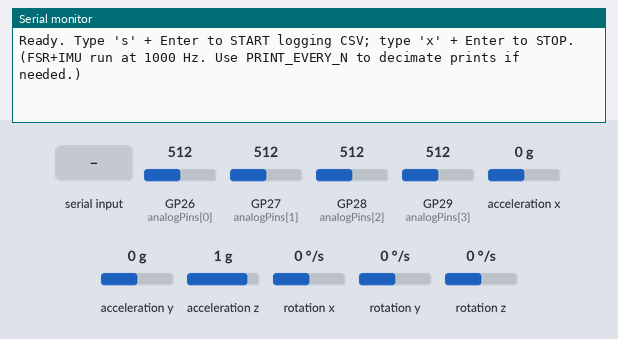
The sketch below on a simulated Raspberry Pi Pico. On the bench: the last lines printed to the serial monitor. Wiring (inferred from the names in the program): MPU-6050 motion sensor at I2C address 0x68. The test bench sets the inputs (shaded band); at power-on: acceleration x 0 g, GP26 (analogPins[0]) = 512, GP27 (analogPins[1]) = 512, GP28 (analogPins[2]) = 512, GP29 (analogPins[3]) = 512, acceleration y 0 g, acceleration z 1 g, rotation x 0 °/s, rotation y 0 °/s, rotation z 0 °/s (analog values on the 0–1023 scale).

Above: at 1.2 s.
1.3 s: "s" received over Serial
At 2.1 s:
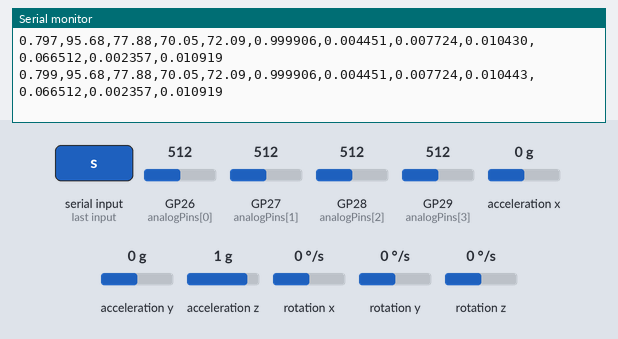
2.8 s: acceleration x set to -1.4 g
At 3.4 s:
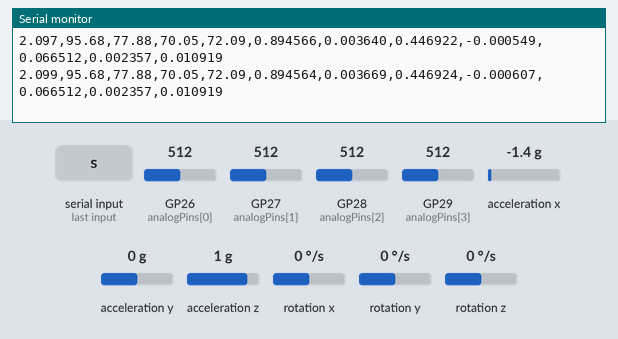
4.3 s: GP26 (analogPins[0]) set to 716
At 5.3 s:
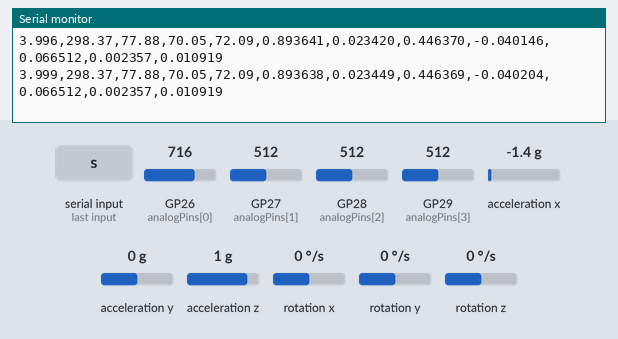
5.8 s: GP27 (analogPins[1]) set to 716
At 6.8 s:
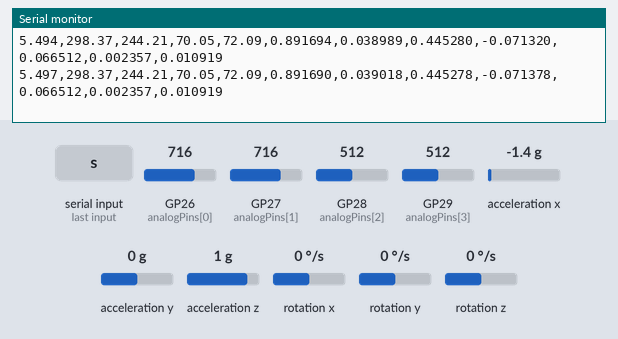
7.3 s: GP28 (analogPins[2]) set to 716
At 7.8 s:
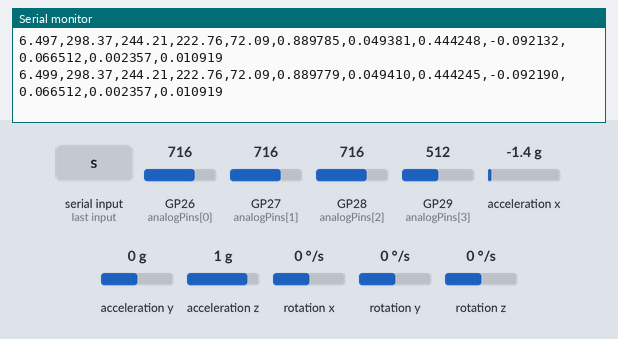
Timing chart, 0 to 8.2 s (numbered marks = the images above; inputs shaded):
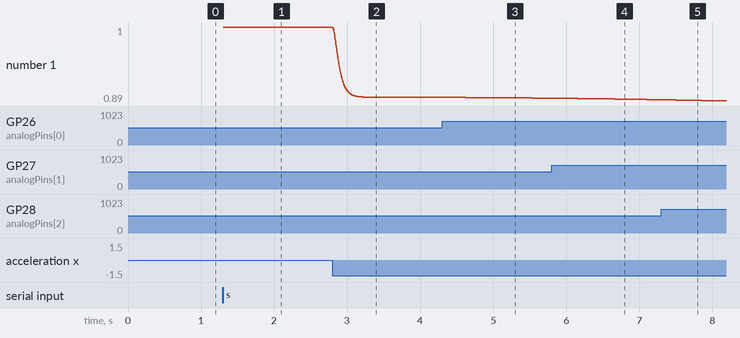

The sketch:

g1Integration3.ino
```cpp
// ===== FSR @ 1000 Hz + MPU6050 (Mahony quaternion + gyro rates from RAW) CSV logger =====
#include <Wire.h>

// ===================== FSRs =====================
const int   analogPins[4]   = {A0, A1, A2, A3};
const float Vcc             = 3.3f;
// Force [N] = slope * Vout + intercept
const float slope[4]        = {308.010f, 252.743f, 232.058f, 236.940f};
const float intercept[4]    = {-413.037f, -339.549f, -313.218f, -319.241f};

// ===================== IMU (MPU-6050) — RAW PATH (same as your “before”) =====================
const uint8_t MPU_addr = 0x68;   // AD0 = GND

// From your IMU script
float A_cal[6] = {265.0f, -80.0f, -700.0f, 0.994f, 1.000f, 1.014f}; // accel offsets/scales
float G_off[3] = { -499.5f, -17.7f, -82.0f};                         // raw gyro offsets (LSB)
#define gscale ((250.f/32768.0f)*(PI/180.0f))                        // LSB -> rad/s

// Mahony state/params
float q[4] = {1.0f, 0.0f, 0.0f, 0.0f}; // qw, qx, qy, qz
float Kp = 30.0f;
float Ki = 0.0f;

// Euler (degrees)
float yaw_deg = 0.0f, pitch_deg = 0.0f, roll_deg = 0.0f;

// ===================== Loop timing =====================
// Fixed 1000 Hz loop (1 ms tick)
const uint32_t LOOP_US = 1000;
uint32_t nextTick = 0;        // micros() timestamp of next tick
unsigned long last_us = 0;    // for Mahony dt

// ===================== Logging Control =====================
bool logging = false;
bool headerPrinted = false;
unsigned long t0_ms = 0;
const uint16_t PRINT_EVERY_N = 1;   // 1 = print every sample (~1000 Hz). Increase to decimate.
uint32_t sampleCount = 0;

// ===================== Helpers =====================
void maybeHandleSerialCommands() {
  while (Serial.available() > 0) {
    int c = Serial.read();
    if (c == 's' || c == 'S') {
      logging = true;
      headerPrinted = false;   // will print header at next print
      t0_ms = millis();        // reset time zero on start
      sampleCount = 0;
    } else if (c == 'x' || c == 'X') {
      logging = false;
    }
  }
}

void readFSR_Forces(float forces_out[4]) {
  for (int i = 0; i < 4; i++) {
    int raw = analogRead(analogPins[i]);
    float Vout = raw * (Vcc / 1023.0f);
    float Force = slope[i] * Vout + intercept[i];
    if (Force < 0.0f) Force = 0.0f;      // clip negatives
    if (Force < 2.0f) Force = 0.0f;      // deadzone below 2 N
    forces_out[i] = Force;
  }
}

// Read raw accel/gyro from MPU-6050
bool readIMUraw(int16_t &ax, int16_t &ay, int16_t &az, int16_t &gx, int16_t &gy, int16_t &gz) {
  Wire.beginTransmission(MPU_addr);
  Wire.write(0x3B); // ACCEL_XOUT_H
  if (Wire.endTransmission(false) != 0) return false;
  if (Wire.requestFrom(MPU_addr, (uint8_t)14, (uint8_t)true) != 14) return false;

  int t = Wire.read() << 8; ax = t | Wire.read();
  t = Wire.read() << 8;     ay = t | Wire.read();
  t = Wire.read() << 8;     az = t | Wire.read();
  t = Wire.read() << 8;     (void)(t | Wire.read()); // temp (unused)
  t = Wire.read() << 8;     gx = t | Wire.read();
  t = Wire.read() << 8;     gy = t | Wire.read();
  t = Wire.read() << 8;     gz = t | Wire.read();
  return true;
}

// ---- Mahony update (unchanged math from your IMU code) ----
static void Mahony_update(float ax, float ay, float az,
                          float gx, float gy, float gz,
                          float deltat)
{
  float recipNorm;
  float vx, vy, vz;
  float ex, ey, ez;  // error terms
  float qa, qb, qc;
  static float ix = 0.0f, iy = 0.0f, iz = 0.0f;  // integral feedback
  float tmp;

  tmp = ax*ax + ay*ay + az*az;
  if (tmp > 0.0f) {
    recipNorm = 1.0f / sqrtf(tmp);
    ax *= recipNorm; ay *= recipNorm; az *= recipNorm;

    // Estimated gravity direction
    vx = q[1]*q[3] - q[0]*q[2];
    vy = q[0]*q[1] + q[2]*q[3];
    vz = q[0]*q[0] - 0.5f + q[3]*q[3];

    // Error between measured and estimated gravity
    ex = (ay*vz - az*vy);
    ey = (az*vx - ax*vz);
    ez = (ax*vy - ay*vx);

    if (Ki > 0.0f) {
      ix += Ki * ex * deltat;
      iy += Ki * ey * deltat;
      iz += Ki * ez * deltat;
      gx += ix; gy += iy; gz += iz;
    }

    gx += Kp * ex; gy += Kp * ey; gz += Kp * ez;
  }

  // Integrate quaternion rate: q_dot = 0.5 * q ⊗ omega
  const float half_dt = 0.5f * deltat;
  gx *= half_dt; gy *= half_dt; gz *= half_dt;

  qa = q[0]; qb = q[1]; qc = q[2];
  q[0] += (-qb*gx - qc*gy - q[3]*gz);
  q[1] += ( qa*gx + qc*gz - q[3]*gy);
  q[2] += ( qa*gy - qb*gz + q[3]*gx);
  q[3] += ( qa*gz + qb*gy - qc*gx);

  // Normalize quaternion
  recipNorm = 1.0f / sqrtf(q[0]*q[0] + q[1]*q[1] + q[2]*q[2] + q[3]*q[3]);
  q[0] *= recipNorm; q[1] *= recipNorm; q[2] *= recipNorm; q[3] *= recipNorm;
}

void setup() {
  // High baud to sustain ~kHz CSV
  Serial.begin(2000000);
  while (!Serial) { /* wait for USB */ }

  // ADC resolution for FSR scaling (0..1023)
  analogReadResolution(10);

  // I2C setup
  Wire.setSDA(18); Wire.setSCL(19);
  Wire.begin();
  Wire.setClock(400000);
  Wire.setTimeout(5);

  // Wake MPU via register (as in your IMU script)
  Wire.beginTransmission(MPU_addr);
  Wire.write(0x6B);  // PWR_MGMT_1
  Wire.write(0x00);  // wake
  Wire.endTransmission(true);

  nextTick = micros() + LOOP_US;
  last_us  = micros();

  Serial.println("Ready. Type 's' + Enter to START logging CSV; type 'x' + Enter to STOP.");
  Serial.println("(FSR+IMU run at 1000 Hz. Use PRINT_EVERY_N to decimate prints if needed.)");
}

void loop() {
  // Fixed-rate 1000 Hz tick
  const uint32_t now = micros();
  if ((int32_t)(now - nextTick) < 0) {
    return; // not yet time for the next 1 ms tick
  }
  nextTick += LOOP_US;
  if ((int32_t)(micros() - nextTick) > 5000) {
    nextTick = micros() + LOOP_US;
  }

  maybeHandleSerialCommands();

  // ---------- FSR read ----------
  float forces[4];
  readFSR_Forces(forces);

  // ---------- IMU raw read ----------
  int16_t ax_i=0, ay_i=0, az_i=0, gx_i=0, gy_i=0, gz_i=0;
  bool ok = readIMUraw(ax_i, ay_i, az_i, gx_i, gy_i, gz_i);

  // ---------- Mahony + angular velocity + Euler (all from same raw path) ----------
  float qw = q[0], qx = q[1], qy = q[2], qz = q[3];
  float gx_rad = 0, gy_rad = 0, gz_rad = 0;

  if (ok) {
    // accel with your offsets/scales
    float Axyz[3] = { (float)ax_i, (float)ay_i, (float)az_i };
    for (int i = 0; i < 3; i++) Axyz[i] = (Axyz[i] - A_cal[i]) * A_cal[i + 3];

    // gyro rad/s with your raw offsets + scale
    gx_rad = ((float)gx_i - G_off[0]) * gscale;
    gy_rad = ((float)gy_i - G_off[1]) * gscale;
    gz_rad = ((float)gz_i - G_off[2]) * gscale;

    // dt from micros, like before
    unsigned long now_us = micros();
    float deltat = (now_us - last_us) * 1e-6f;
    last_us = now_us;
    if (deltat <= 0.0f) deltat = 0.001f;

    Mahony_update(Axyz[0], Axyz[1], Axyz[2], gx_rad, gy_rad, gz_rad, deltat);

    // refresh quaternion
    qw = q[0]; qx = q[1]; qy = q[2]; qz = q[3];

    // Euler (same formula/sign/compass wrap as your previous code)
    roll_deg  = atan2f((q[0]*q[1] + q[2]*q[3]),
                       0.5f - (q[1]*q[1] + q[2]*q[2])) * 180.0f / PI;
    pitch_deg = asinf(2.0f * (q[0]*q[2] - q[1]*q[3])) * 180.0f / PI;
    float yaw_tmp = -atan2f((q[1]*q[2] + q[0]*q[3]),
                            0.5f - (q[2]*q[2] + q[3]*q[3])) * 180.0f / PI;
    if (yaw_tmp < 0.0f) yaw_tmp += 360.0f;
    yaw_deg = yaw_tmp;
  }

  // ---------- CSV output ----------
  if (logging) {
    if (!headerPrinted) {
      //Serial.println("time_s,FSR1_N,FSR2_N,FSR3_N,FSR4_N,qw,qx,qy,qz,yaw_deg,pitch_deg,roll_deg,gx_rad_s,gy_rad_s,gz_rad_s");
      Serial.println("time_s,FSR1_N,FSR2_N,FSR3_N,FSR4_N,qw,qx,qy,qz,gx_rad_s,gy_rad_s,gz_rad_s");
      headerPrinted = true;
    }

    sampleCount++;
    if (sampleCount % PRINT_EVERY_N == 0) {
      const float t_s = (millis() - t0_ms) / 1000.0f;

      Serial.print(t_s, 3); Serial.print(',');
      Serial.print((double)forces[0], 2); Serial.print(',');
      Serial.print((double)forces[1], 2); Serial.print(',');
      Serial.print((double)forces[2], 2); Serial.print(',');
      Serial.print((double)forces[3], 2); Serial.print(',');

      // quaternion
      Serial.print((double)qw, 6); Serial.print(',');
      Serial.print((double)qx, 6); Serial.print(',');
      Serial.print((double)qy, 6); Serial.print(',');
      Serial.print((double)qz, 6); Serial.print(',');

      /*
      // Euler (deg) — order: yaw, pitch, roll
      Serial.print((double)yaw_deg, 3);  Serial.print(',');
      Serial.print((double)pitch_deg, 3);Serial.print(',');
      Serial.print((double)roll_deg, 3); Serial.print(',');
      */

      // gyro (rad/s) from same raw path
      Serial.print((double)gx_rad, 6); Serial.print(',');
      Serial.print((double)gy_rad, 6); Serial.print(',');
      Serial.println((double)gz_rad, 6);
    }
  }
}
```

Measured:
- after the input at 1.3 s, the serial monitor: prints a new line at once (image 1)
